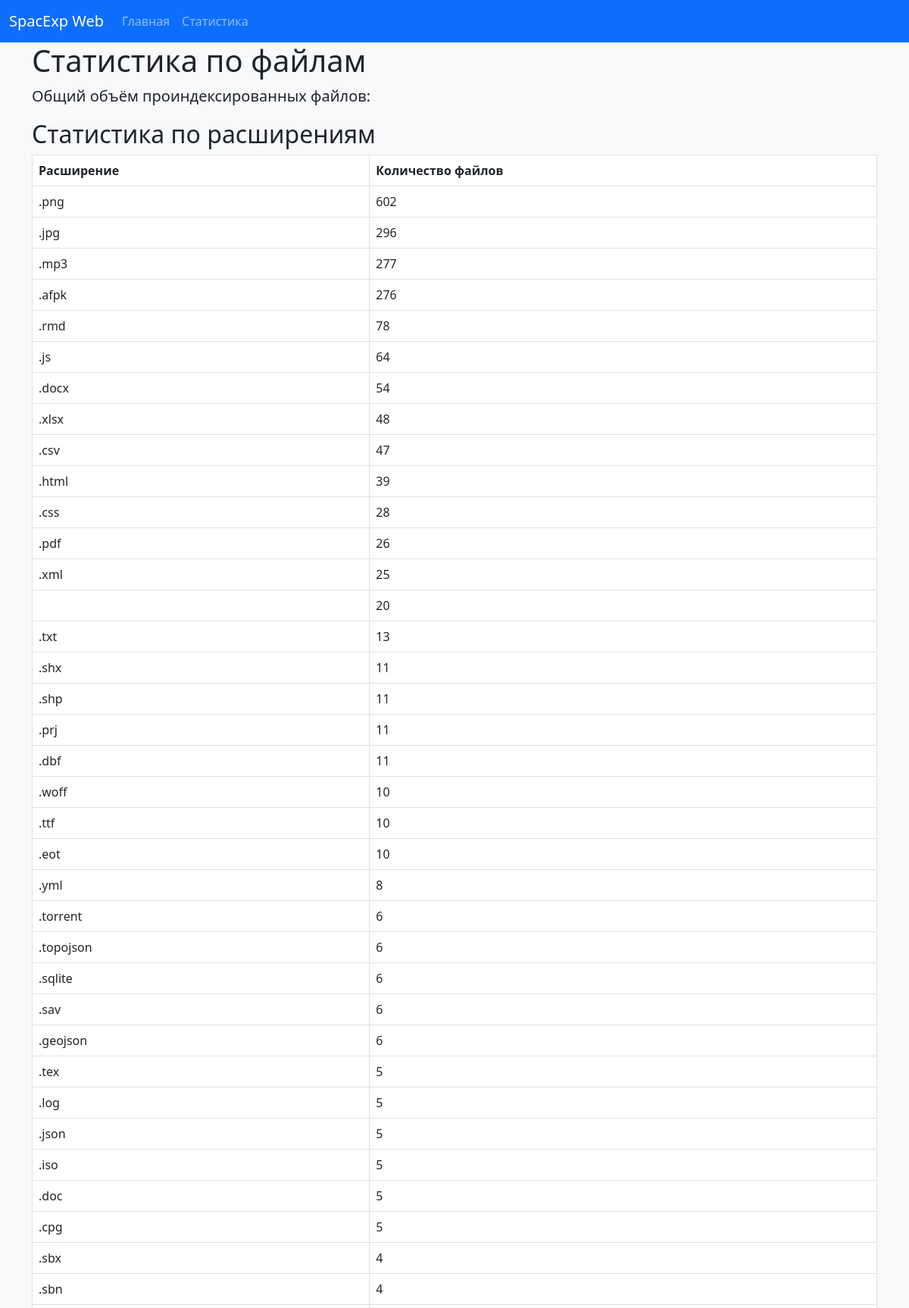
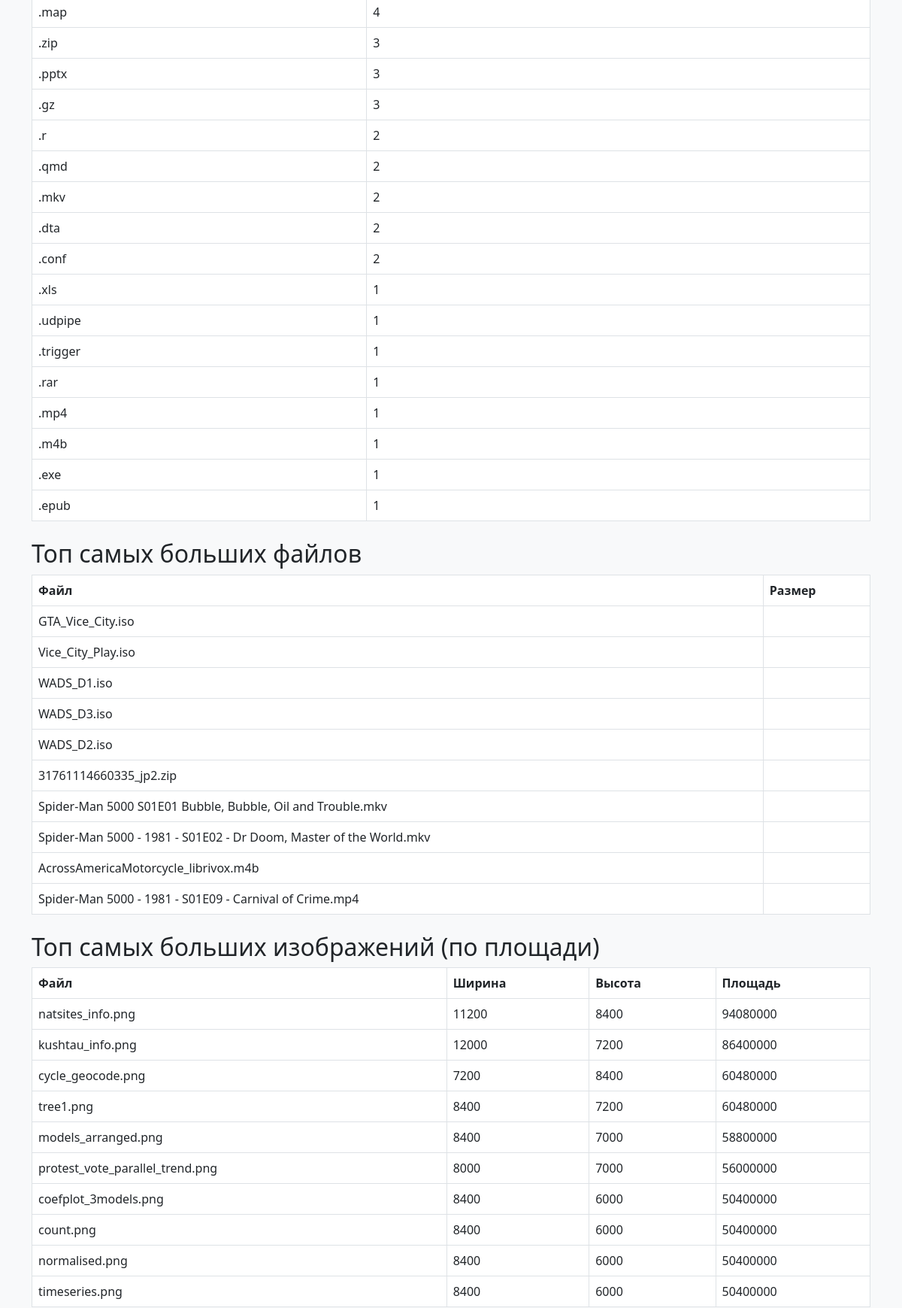
Page /api/statistics-page/ (upper part) on the committed database (2 pictures, top to bottom).
### api/models.py (models this page shows, shortened)
class FileRecord(models.Model):
    file_path = models.CharField(max_length=500)
    file_name = models.CharField(max_length=200)
    file_size = models.BigIntegerField()  # Размер файла
    creation_time = models.DateTimeField()
    modification_time = models.DateTimeField()
    extension = models.CharField(max_length=10)
    type = models.CharField(max_length=50)
    page_count = models.IntegerField(null=True, blank=True)  # Только для документов
    width = models.IntegerField(null=True, blank=True)  # Только для изображений
    height = models.IntegerField(null=True, blank=True)  # Только для изображений
    area = models.IntegerField(null=True, blank=True)  # Ширина x Высота (для изображений)
    sheet_names = models.JSONField(default=list, blank=True, null=True)  # JSONField для хранения списка и разрешаем пустое значение

### api/views.py (the view)
# urls.py: path('statistics-page/', views.statistics_page_view, name='statistics_page')
def statistics_page_view(request):
    file_statistics = FileRecord.objects.values("extension").annotate(count=Count("id")).order_by("-count")
    largest_files = FileRecord.objects.order_by("-file_size").values("file_name", "file_size")[:10]
    largest_images = FileRecord.objects.filter(type="image").annotate(
        calculated_area=F("width") * F("height")
    ).order_by("-calculated_area").values("file_name", "width", "height", "calculated_area")[:10]
    largest_documents = FileRecord.objects.filter(type="document", page_count__isnull=False).order_by(
        "-page_count"
    ).values("file_name", "page_count")[:10]
    total_size = FileRecord.objects.aggregate(Sum('file_size'))['file_size__sum'] or 0
    total_size_humanized = humanize_file_size(total_size)
    response_data = {
        "file_statistics": list(file_statistics),
        "largest_files": [
            {
                "file_name": file["file_name"],
                "file_size": humanize_file_size(file["file_size"]) if file["file_size"] else 0,
            }
            for file in largest_files
        ],
        "largest_images": [
            {
                "file_name": img["file_name"],
                "width": img["width"] if img["width"] else 0,
                "height": img["height"] if img["height"] else 0,
                "calculated_area": img["calculated_area"] if img["calculated_area"] else 0,
            }
            for img in largest_images
        ],
        "largest_documents": [
            {
                "file_name": doc["file_name"],
                "page_count": doc["page_count"] if doc["page_count"] else 0
            }
            for doc in largest_documents
        ],
        "total_size": total_size_humanized
    }
    return render(request, "pages/statistics.html", response_data)

### templates/pages/statistics.html (shortened to what this page needs)
<!DOCTYPE html>
<html lang="ru">
<head>
    {% load static %}
    <link rel="stylesheet" href="{% static 'css/bootstrap.min.css' %}">
    <link rel="stylesheet" href="{% static 'css/style.css' %}">
</head>
<body>
    {% include 'partials/navbar.html' %}
    <div class="container">
        <h1>Статистика по файлам</h1>
        <p class="lead">Общий объём проиндексированных файлов: <strong>{{ total_size }}</strong></p>
        <div class="statistics-section mb-4">
            <h2>Статистика по расширениям</h2>
            <table class="table table-bordered">
                <thead>
                    <tr>
                        <th>Расширение</th>
                        <th>Количество файлов</th>
                    </tr>
                </thead>
                <tbody>
                    {% for stat in file_statistics %}
                    <tr>
                        <td>{{ stat.extension }}</td>
                        <td>{{ stat.count }}</td>
                    </tr>
                    {% endfor %}
                </tbody>
            </table>
        </div>
        <div class="statistics-section mb-4">
            <h2>Топ самых больших файлов</h2>
            <table class="table table-bordered">
                <thead>
                    <tr>
                        <th>Файл</th>
                        <th>Размер</th>
                    </tr>
                </thead>
                <tbody>
                    {% for file in largest_files %}
                    <tr>
                        <td>{{ file.file_name }}</td>
                        <td>{{ file.file_size }}</td>
                    </tr>
                    {% endfor %}
                </tbody>
            </table>
        </div>
        <div class="statistics-section mb-4">
            <h2>Топ самых больших изображений (по площади)</h2>
            <table class="table table-bordered">
                <thead>
                    <tr>
                        <th>Файл</th>
                        <th>Ширина</th>
                        <th>Высота</th>
                        <th>Площадь</th>
                    </tr>
                </thead>
                <tbody>
                    {% for image in largest_images %}
                    <tr>
                        <td>{{ image.file_name }}</td>
                        <td>{{ image.width }}</td>
                        <td>{{ image.height }}</td>
                        <td>{{ image.calculated_area }}</td>
                    </tr>
                    {% endfor %}
                </tbody>
            </table>
        </div>
    </div>
</body>
</html>

### templates/partials/navbar.html (shortened to what this page needs)
<nav class="navbar navbar-expand-lg navbar-dark bg-primary">
    <div class="container-fluid">
        <a class="navbar-brand" href="/">SpacExp Web</a>
        <div class="collapse navbar-collapse" id="navbarNav">
            <ul class="navbar-nav">
                <li class="nav-item">
                    <a class="nav-link" href="/">Главная</a>
                </li>
                <li class="nav-item">
                    <a class="nav-link" href="/api/statistics-page/">Статистика</a>
                </li>
            </ul>
        </div>
    </div>
</nav>

### static/css/style.css (style rules this page uses)
body { display: flex; flex-direction: column; min-height: 100vh; background-color: #f8f9fa; }

### rows in the picture
FileRecord: file_name "GTA_Vice_City.iso"
FileRecord: file_name "Vice_City_Play.iso"
FileRecord: file_name "WADS_D1.iso"
FileRecord: file_name "WADS_D3.iso"
FileRecord: file_name "WADS_D2.iso"
FileRecord: file_name "31761114660335_jp2.zip"
FileRecord: file_name "Spider-Man 5000 S01E01 Bubble, Bubble, Oil and Trouble.mkv"
FileRecord: file_name "Spider-Man 5000 - 1981 - S01E02 - Dr Doom, Master of the World.mkv"
FileRecord: file_name "AcrossAmericaMotorcycle_librivox.m4b"
FileRecord: file_name "Spider-Man 5000 - 1981 - S01E09 - Carnival of Crime.mp4"
FileRecord: file_name "natsites_info.png", width "11200", height "8400", calculated_area "94080000"
FileRecord: file_name "kushtau_info.png", width "12000", height "7200", calculated_area "86400000"
FileRecord: file_name "cycle_geocode.png", width "7200", height "8400", calculated_area "60480000"
FileRecord: file_name "tree1.png", width "8400", height "7200", calculated_area "60480000"
FileRecord: file_name "models_arranged.png", width "8400", height "7000", calculated_area "58800000"
FileRecord: file_name "protest_vote_parallel_trend.png", width "8000", height "7000", calculated_area "56000000"
FileRecord: file_name "coefplot_3models.png", width "8400", height "6000", calculated_area "50400000"
FileRecord: file_name "count.png", width "8400", height "6000", calculated_area "50400000"
FileRecord: file_name "normalised.png", width "8400", height "6000", calculated_area "50400000"
FileRecord: file_name "timeseries.png", width "8400", height "6000", calculated_area "50400000"

### other values in the picture
{{ stat.extension }} ".png" ".jpg" ".mp3" ".afpk" ".rmd" ".js" ".docx" ".xlsx" ".csv" ".html" ".css" ".pdf" ".xml" ".txt" ".shx" ".shp" ".prj" ".dbf" ".woff" ".ttf" ".eot" ".yml" ".torrent" ".topojson" ".sqlite" ".sav" ".geojson" ".tex" ".log" ".json" ".iso" ".doc" ".cpg" ".sbx" ".sbn" ".map" ".zip" ".pptx" ".gz" ".r" ".qmd" ".mkv" ".dta" ".conf" ".xls" ".udpipe" ".trigger" ".rar" ".mp4" ".m4b" ".exe" ".epub"
{{ stat.count }} "602" "296" "277" "276" "78" "64" "54" "48" "47" "39" "28" "26" "25" "20" "13" "11" "11" "11" "11" "10" "10" "10" "8" "6" "6" "6" "6" "6" "5" "5" "5" "5" "5" "5" "4" "4" "4" "3" "3" "3" "2" "2" "2" "2" "2" "1" "1" "1" "1" "1" "1" "1" "1"
